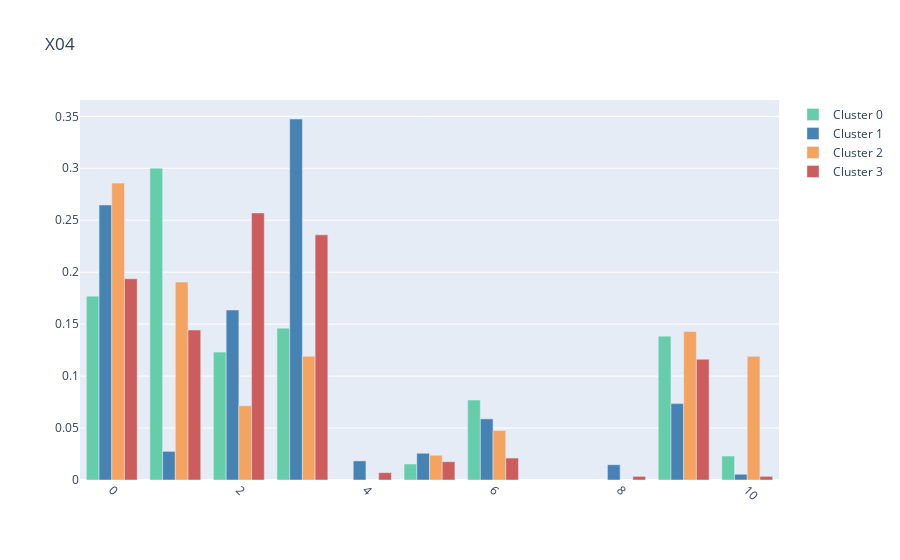

Notebook code for this chart:
### Code cell
plot('X04')

### Figure 1 — Plotly figure (JSON) as saved in the notebook; plotly's stock layout.template omitted (floating-point values rounded to 4 significant figures)
{"data": [{"marker": {"color": "mediumaquamarine"}, "name": "Cluster 0", "type": "bar", "x": [1, 0, 3, 9, 2, 6, 10, 5], "y": [0.3, 0.1769, 0.1462, 0.1385, 0.1231, 0.07692, 0.02308, 0.01538]}, {"marker": {"color": "steelblue"}, "name": "Cluster 1", "type": "bar", "x": [3, 0, 2, 9, 6, 1, 5, 4, 8, 10], "y": [0.3474, 0.2647, 0.1636, 0.07353, 0.05882, 0.02757, 0.02574, 0.01838, 0.01471, 0.005515]}, {"marker": {"color": "sandybrown"}, "name": "Cluster 2", "type": "bar", "x": [0, 1, 9, 10, 3, 2, 6, 5], "y": [0.2857, 0.1905, 0.1429, 0.119, 0.119, 0.07143, 0.04762, 0.02381]}, {"marker": {"color": "indianred"}, "name": "Cluster 3", "type": "bar", "x": [2, 3, 0, 1, 9, 6, 5, 4, 10, 8], "y": [0.257, 0.2359, 0.1937, 0.1444, 0.1162, 0.02113, 0.01761, 0.007042, 0.003521, 0.003521]}], "layout": {"barmode": "group", "title": {"text": "X04"}, "xaxis": {"tickangle": 45}}}
